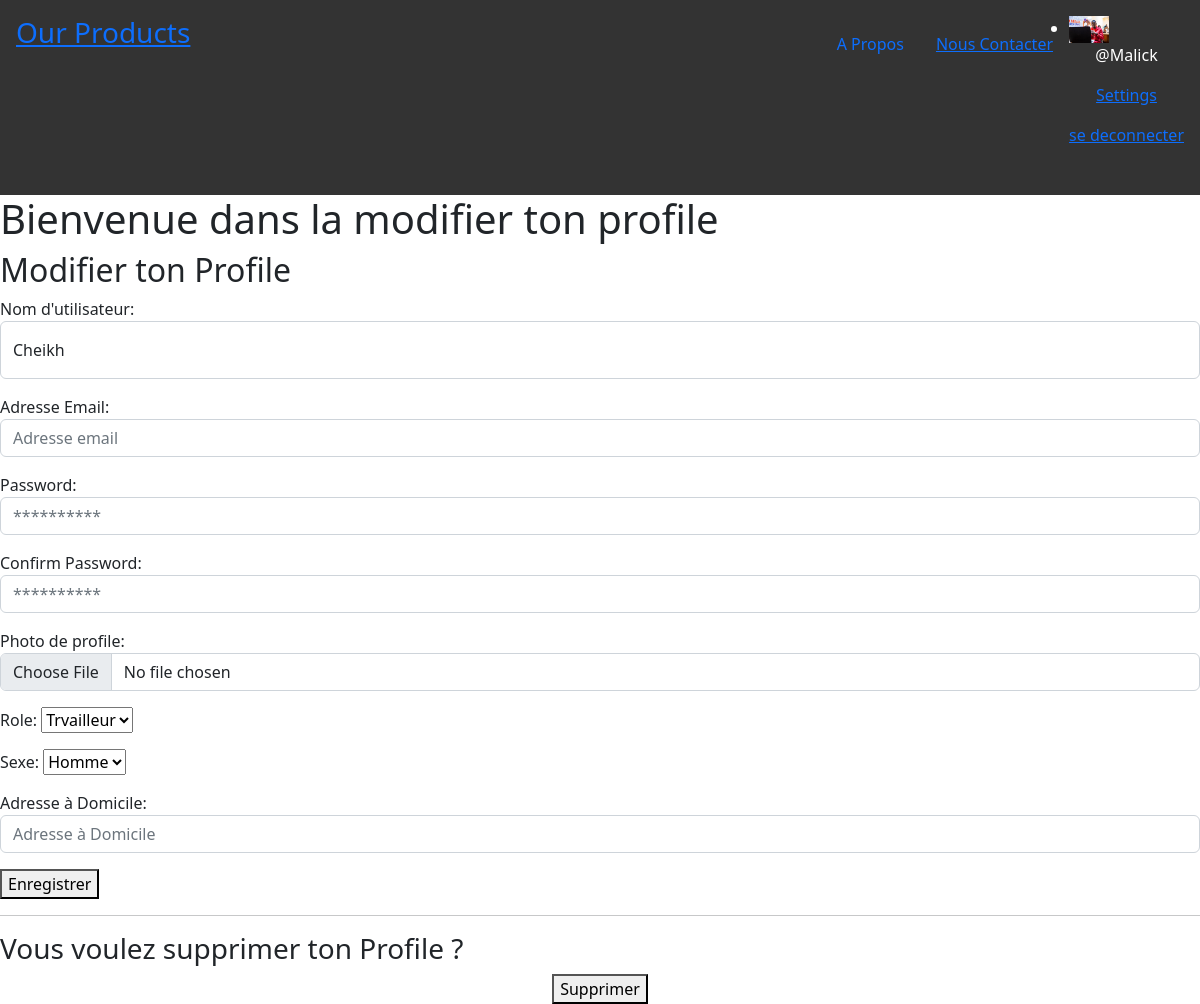
The page /authentication/edit/2 (signed in) on the database its author committed.
### authentication/models.py (models this page shows, shortened)
class User(AbstractUser):
    WORKER = 'WORKER'
    SUBSCRIBER = 'SUBSCRIBER'
    ROLE_CHOICES = (
        (WORKER, 'Trvailleur'),
        (SUBSCRIBER,'Abonné')
    )
    HOMME = 'HOMME'
    FEMME = 'FEMME'
    SEXE_CHOICES = (
        (HOMME, 'Homme'),
        (FEMME, 'Femme')
    )
    profile_photo = models.ImageField(verbose_name='Photo de profile',upload_to='photo_de_profile')
    sexe = models.CharField(max_length=30,choices=SEXE_CHOICES,verbose_name='Sexe')
    role = models.CharField(max_length=30,choices=ROLE_CHOICES,verbose_name='Role')

### authentication/views.py (the view)
# urls.py: path("edit/<int:profile_id>", edit_profile ,name="edit_profile"),
def edit_profile(request,profile_id):
    profile = get_object_or_404(User,id=profile_id)
    edit_profile = SignupForm(instance=profile)
    delete_profile = DeleteProfileForm()
    if request.method == 'POST':
        if "edit_profile" in request.POST:
            edit_profile = SignupForm(request.POST,request.FILES,instance=profile)
            if edit_profile.is_valid():
               edit_profile.save()
               return redirect('job:home')
    if request.method == 'POST':
        if "delete_profile" in request.POST:
            delete_profile = DeleteProfileForm(request.POST)
            if delete_profile.is_valid():
                profile.delete()
                return redirect("job:home")
    context = {'edit_profile': edit_profile,
               "delete_profile": delete_profile
               }
    return  render(request,"authentication/edit_profile.html",context)

### authentication/forms.py
class DeleteProfileForm(forms.Form):
    delete_profile = forms.BooleanField(widget=forms.HiddenInput, initial=True)

### Linking/templates/authentication/edit_profile.html (shortened to what this page needs)
{% extends 'base.html' %}
{% block contenu %}
    <h1> Bienvenue dans la modifier ton profile</h1>
    <h2> Modifier ton Profile </h2>
        <form action="" method="post" enctype="multipart/form-data">
        {{ edit_profile.as_p }}
        <button type="submit">Enregistrer</button>
        </form>
        <hr>
        <h3> Vous voulez supprimer ton Profile ?</h3>
        <form action="" method="post" enctype="multipart/form-data" class="text-center">
        <button type="submit">Supprimer</button>
        </form>
{% endblock %}

### Linking/templates/base.html (shortened to what this page needs)
<!doctype html>
<html lang="en">
<head>
    <link href="https://cdn.jsdelivr.net/npm/bootstrap@5.2.2/dist/css/bootstrap.min.css" rel="stylesheet">
</head>
<body>
    <div class="list"
        style=" border: none;
        color: white;
        background-color: #333;
        padding: 1rem;
        display: flex;
        justify-content: space-between;"
    >
        <h3 id="title-nav"><a href="{% url 'job:home' %}">Our Products </a></h3>
        <ul style=" display: flex; justify-content: flex-end;">
            <li style="list-style: none; padding: 1rem; "><a style="text-decoration: none; " href="{% url 'job:home' %}">A Propos</a></li>
            <li style="list-style: none; padding: 1rem;"><a href="#">Nous Contacter</a></li>
            {% if user.is_authenticated %}
             <li>
                  {% if user.profile_photo %}
                 <img src="{{ user.profile_photo.url }}" width="40">
                 {% else %}
                 <h4>Pas de photo</h4>
                 {% endif %}
                 <p class="text-center">@{{ user.username }} </p>
                   {% if user.username == user.username %}
                      <p class="text-center"><a href="{% url 'authentication:detail_profile' user.id %}">Settings</a> </p>
                     {% endif %}
            <p> <a class="text-center" href="{% url 'authentication:logout' %}"> se deconnecter</a> </p>
            {% else %}
            <p class="text-center"><a href="{% url 'authentication:login' %}">se connecter</a> </p>
             </li>
            {% endif %}
        </ul>
    </div>
    {% block contenu %}
    {% endblock %}
</body>
</html>

### rows shown on the page
User: profile_photo (picture), username "Malick"
User: username "Cheikh", role "Trvailleur", sexe "Homme"
